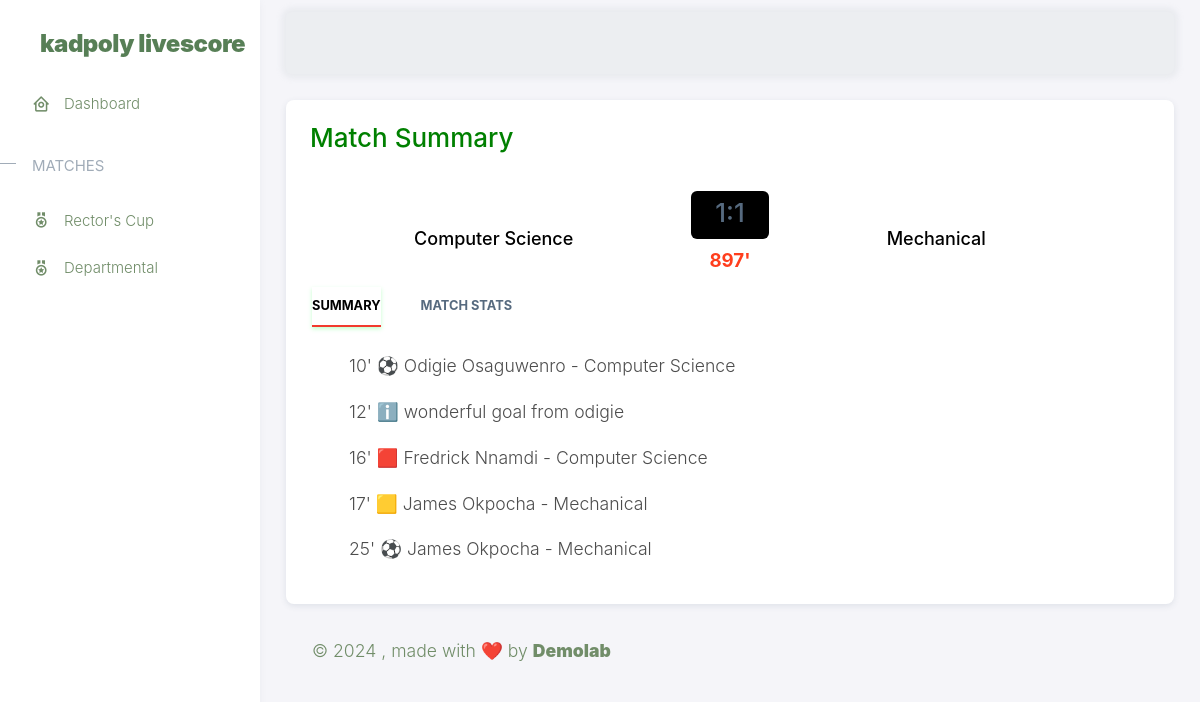
The app's page /matches/summary/1/ with its own data.
### scores_fixtures/models.py (models this page shows, shortened)
class Match(models.Model):
    fixture = models.ForeignKey(Fixture, on_delete=models.CASCADE)
    home_team_score = models.IntegerField(default=0, blank=True, null=True,)
    away_team_score = models.IntegerField(default=0, blank=True, null=True,)
    home_team_formation = models.CharField(max_length=10, default="4-4-2")
    away_team_formation = models.CharField(max_length=10, default="4-4-2")
    referee = models.CharField(max_length=30)
    status = models.CharField(max_length=15, choices=match_status, default="not_started")
    time = models.IntegerField(default=0)
    class Meta:
        verbose_name_plural = "Matches"

class Fixture(models.Model):
    tournament = models.ForeignKey(Tournament, on_delete=models.CASCADE)
    home_team = models.ForeignKey(Team, related_name='home_team', on_delete=models.CASCADE)
    away_team = models.ForeignKey(Team, related_name='away_team', on_delete=models.CASCADE)
    match_date_time = models.DateTimeField()

class GoalScorers(models.Model):
    match = models.ForeignKey(Match, on_delete=models.CASCADE)
    team = models.ForeignKey(Team, on_delete=models.CASCADE)
    time = models.IntegerField(default=0)
    scorer = models.ForeignKey(Player, related_name='home_scorer', blank=True, null=True, on_delete=models.CASCADE)
    assist = models.ForeignKey(Player, related_name='home_assist', blank=True, null=True, on_delete=models.CASCADE)
    home_score = models.IntegerField(default=0, null=True, blank=True)
    away_score = models.IntegerField(default=0, null=True, blank=True)
    class Meta:
        verbose_name_plural = "Goal Scorers"
    def __str__(self):
        return f"""Match: {self.match.fixture.home_team.deptName.deptName} - {self.match.fixture.away_team.deptName.deptName}
                    """

class MatchAdditionalInfo(models.Model):
    match = models.ForeignKey(Match, on_delete=models.CASCADE)
    time = models.IntegerField(default=0)
    additional_info = models.CharField(max_length=1000, null=True, blank=True)

class Card(models.Model):
    match = models.ForeignKey(Match, on_delete=models.CASCADE)
    time = models.IntegerField(default=0)
    red_card = models.ForeignKey(Player, related_name='red_card', on_delete=models.CASCADE, null=True, blank=True)
    yellow_card = models.ForeignKey(Player, related_name='yellow_card', on_delete=models.CASCADE, null=True, blank=True)

### tournament/models.py (models this page shows, shortened)
class Team(models.Model):
    team_id = models.UUIDField(default=uuid.uuid4, primary_key=True, unique=True)
    deptName = models.OneToOneField(Department, on_delete=models.CASCADE)
    coach = models.CharField(max_length=30)
    tournaments = models.ManyToManyField(Tournament, related_name='tournaments', blank=True)
    def __str__(self):
        return self.deptName.deptName

class Department(models.Model):
    deptName = models.CharField(max_length=50, unique=True)

class Player(models.Model):
    team_id = models.ForeignKey(Team, on_delete=models.CASCADE)
    name = models.CharField(max_length=30)
    image = models.ImageField(upload_to='upload/', blank=True, null=True)
    age = models.IntegerField()
    jersey_number = models.IntegerField()
    position = models.CharField(max_length=20)
    goals = models.IntegerField()
    assists = models.IntegerField()
    is_captain = models.BooleanField()
    def __str__(self):
        return f"{self.name} - {self.team_id.deptName.deptName}"

### scores_fixtures/views.py (the view)
# urls.py: path('matches/summary/<int:pk>/', MatchSummary.as_view(), name='match_summary'),
class MatchSummary(ListView):
    model = GoalScorers
    template_name = "scores_fixtures/match_summary.html"
    def get_queryset(self):
        match = Match.objects.get(pk=self.kwargs['pk'])
        match_summary = []
        goalScorers = GoalScorers.objects.filter(match = self.kwargs['pk']).order_by('time')
        cards = Card.objects.filter(match = match).order_by('time')
        additional_info = MatchAdditionalInfo.objects.filter(match=self.kwargs['pk']).order_by('time')
        print(f"{additional_info}")
        match_summary.append(goalScorers)
        match_summary.append(cards)
        match_summary.append(additional_info)
        merge_qs = list(chain(goalScorers, cards, additional_info))
        sorted_qs = sorted(merge_qs, key=lambda obj: obj.time)
        print(f"len-goalS: {len(goalScorers)}")
        print(f"len-card: {len(cards)}")
        print(f"len-merge_qs: {len(merge_qs)}")
        for qs in sorted_qs:
            print(qs)
        return sorted_qs
    def get_context_data(self, **kwargs):
        context = super().get_context_data(**kwargs)
        try:
            context["match"] = Match.objects.get(pk=self.kwargs['pk'])
            context['match_stat'] = MatchStats.objects.filter(match = context['match'])
            homeTeamRedCard = Card.objects.filter(match = context['match'], red_card__team_id = context['match'].fixture.home_team)
            awayTeamRedCard = Card.objects.filter(match = context['match'], red_card__team_id = context['match'].fixture.away_team)
            homeTeamYellowCard = Card.objects.filter(match = context['match'], yellow_card__team_id = context['match'].fixture.home_team)
            awayTeamYellowCard = Card.objects.filter(match = context['match'], yellow_card__team_id = context['match'].fixture.away_team)
            context['home_yellow'] = len(homeTeamYellowCard)
            context['away_yellow'] = len(awayTeamYellowCard)
            context['home_red'] = len(homeTeamRedCard)
            context['away_red'] = len(awayTeamRedCard)
        except Match.DoesNotExist:
            return context
        return context

### templates/scores_fixtures/match_summary.html (shortened to what this page needs)
{% extends 'base.html' %}
{% load static %}
{% block head %}{% include 'utils/head.html' %}{% endblock head %}
{% block body %}
    <div class="layout-wrapper layout-content-navbar">
      <div class="layout-container">
        {% block aside %}{% include 'utils/aside.html' %}{% endblock aside %}
        <div class="layout-page">
          {% include 'utils/nav.html' %}
          <div class="content-wrapper">
            <div class="container-xxl flex-grow-1 container-p-y">
              <div class="row">
                <div class="col-lg-12 mb-4 order-0">
                  <div class="card">
                    <div class="d-flex align-items-end row">
                      <div class="col-sm-7">
                        <div class="card-body">
                          <h3 class="card-title text-primary">Match Summary</h3>
                        </div>
                      </div>
                    </div>
                    <div class="container">
                        {% if match %}
                            <div class="row align-items-center">
                                    <div class="col-md-12 col-lg-4 mb-4 mb-lg-0">
                                        <div class="text-center text-lg-left">
                                            <div class="d-block d-lg-flex align-items-center">
                                            <div class="text">
                                                <h3 class="h5 mb-0 text-black">{{match.fixture.home_team}}</h3>
                                            </div>
                                            </div>
                                        </div>
                                    </div>
                                    <div class="col-md-12 col-lg-4 text-center mb-4 mb-lg-0">
                                    <div class="d-inline-block">
                                        <div class="bg-black py-2 px-4 mb-2 text-white d-inline-block rounded"><span class="h3">{{match.home_team_score}}:{{match.away_team_score}}</span></div>
                                        <p class="mb-0"><small class="text-uppercase text-black font-weight-bold">
                                            {% if match.status == "not_started" %}
                                                {{match.fixture.match_date_time.time}}
                                            {% elif match.status == 'FT' or match.status == 'HT' %}
                                                {{match.status}}
                                            {% elif match.status == 'ON' %}
                                                <h4><span id="timer" class="text-danger">{{match.time}}'</span></h4>
                                            {% endif %}
                                        </small></p>
                                    </div>
                                    </div>
                                    <div class="col-md-12 col-lg-4 text-center text-lg-right">
                                    <div class="">
                                        <div class="d-block d-lg-flex align-items-center">
                                        <div class="text order-1">
                                            <h3 class="h5 mb-0 text-black">{{match.fixture.away_team}}</h3>
                                        </div>
                                        </div>
                                    </div>
                                    </div>
                            </div>
                        {% else %}
                        <div class="col text-center">
                            <h4 class="">MATCH NOT FOUND</h4>
                        </div>
                        {% endif %}
                        <div class="site-block-tab">
                            <ul class="nav nav-pills" id="pills-tab" role="tablist">
                              <li class="nav-item">
                                <a class="nav-link active" id="pills-home-tab" data-toggle="pill" href="#pills-rector" role="tab" aria-controls="pills-home" aria-selected="true">Summary</a>
                              </li>
                              <li class="nav-item">
                                <a class="nav-link" id="pills-profile-tab" data-toggle="pill" href="#pills-profile" role="tab" aria-controls="pills-profile" aria-selected="false">Match Stats</a>
                              </li>
                            </ul>
                            <div class="tab-content" id="pills-tabContent">
                              <div class="tab-pane fade show active" id="pills-rector" role="tabpanel" aria-labelledby="pills-home-tab">
                                    {% if object_list %}
                                        <div class="row align-items-center mx-auto">
                                            {% for obj in object_list %}
                                              {% if obj.scorer %}
                                                  <p>{{obj.time}}' ⚽ {{obj.scorer}}</p>
                                              {% elif obj.red_card %}
                                                  <p>{{obj.time}}' 🟥 {{obj.red_card}}</p>
                                              {% elif obj.yellow_card %}
                                                  <p>{{obj.time}}' 🟨 {{obj.yellow_card}}</p>
                                              {% elif obj.additional_info %}
                                                  <p>{{obj.time}}' ℹ️ {{obj.additional_info}}</p>
                                              {% endif %}
                                            {% endfor %}
                                        </div>
                                    {% else %}
                                        <h3 class="text-danger">No Match Summary Found</h3>
                                    {% endif %}
                              </div>
                            </div>
                          </div>
                  </div>
                </div>
                </div>
            </div>
            {% include 'utils/footer.html' %}
          </div>
        </div>
      </div>
    </div>
{% endblock body %}

### static/assets/css/style.css (style rules this page uses)
body { line-height: 1.7; color: #4d4d4d; font-weight: 300; font-size: 1.1rem; }
a { -webkit-transition: .3s all ease; -o-transition: .3s all ease; transition: .3s all ease; }
.text-black { color: #000 !important; }
.bg-black { background: #000 !important; }
.bg-black { background: #000; }
.site-block-tab .nav-item { text-transform: uppercase; font-size: 0.8rem; margin: 0 20px; }
.site-block-tab .nav-item:first-child { margin-left: 0 !important; }
.site-block-tab .nav-item > a { padding-left: 0 !important; background: none !important; padding-right: 0 !important; border-bottom: 2px solid transparent; border-radius: 0 !important; font-weight: bold; color: #cccccc; }
.site-block-tab .nav-item > a:hover, .site-block-tab .nav-item > a.active { border-bottom: 2px solid #f23a2e; color: #000; }

### static/assets/css/demo.css (style rules this page uses)
h3 { color: red; }

### records on screen
Match: fixture.home_team "Computer Science", home_team_score "1", away_team_score "1", time "897", fixture.away_team "Mechanical"
GoalScorers: time "10", scorer "Odigie Osaguwenro - Computer Science"
MatchAdditionalInfo: time "12", additional_info "wonderful goal from odigie"
Card: time "16", red_card "Fredrick Nnamdi - Computer Science"
Card: time "17", yellow_card "James Okpocha - Mechanical"
GoalScorers: time "25", scorer "James Okpocha - Mechanical"
